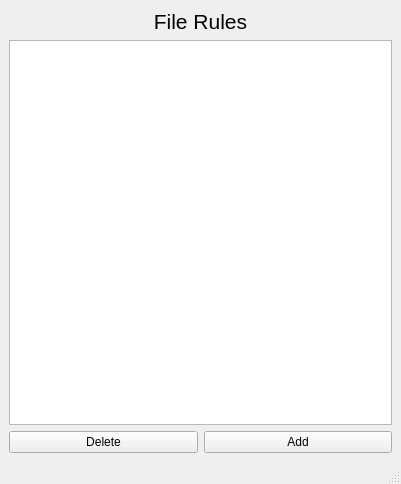
<?xml version="1.0" encoding="UTF-8"?>
<ui version="4.0">
 <class>MainWindow</class>
 <widget class="QMainWindow" name="MainWindow">
  <property name="geometry">
   <rect>
    <x>0</x>
    <y>0</y>
    <width>401</width>
    <height>484</height>
   </rect>
  </property>
  <property name="windowTitle">
   <string>MainWindow</string>
  </property>
  <widget class="QWidget" name="centralwidget">
   <layout class="QGridLayout" name="gridLayout">
    <item row="0" column="0">
     <layout class="QVBoxLayout" name="ruleLayout">
      <item>
       <widget class="QLabel" name="rulesTitle">
        <property name="font">
         <font>
          <pointsize>16</pointsize>
         </font>
        </property>
        <property name="text">
         <string>File Rules</string>
        </property>
        <property name="alignment">
         <set>Qt::AlignmentFlag::AlignCenter</set>
        </property>
       </widget>
      </item>
      <item>
       <widget class="QListView" name="ruleView"/>
      </item>
      <item>
       <layout class="QHBoxLayout" name="ruleBtnViewer">
        <item>
         <widget class="QPushButton" name="deleteRuleBtn">
          <property name="text">
           <string>Delete</string>
          </property>
         </widget>
        </item>
        <item>
         <widget class="QPushButton" name="addRuleBtn">
          <property name="text">
           <string>Add</string>
          </property>
         </widget>
        </item>
       </layout>
      </item>
     </layout>
    </item>
   </layout>
  </widget>
  <widget class="QStatusBar" name="statusBar"/>
 </widget>
 <resources/>
 <connections/>
</ui>
